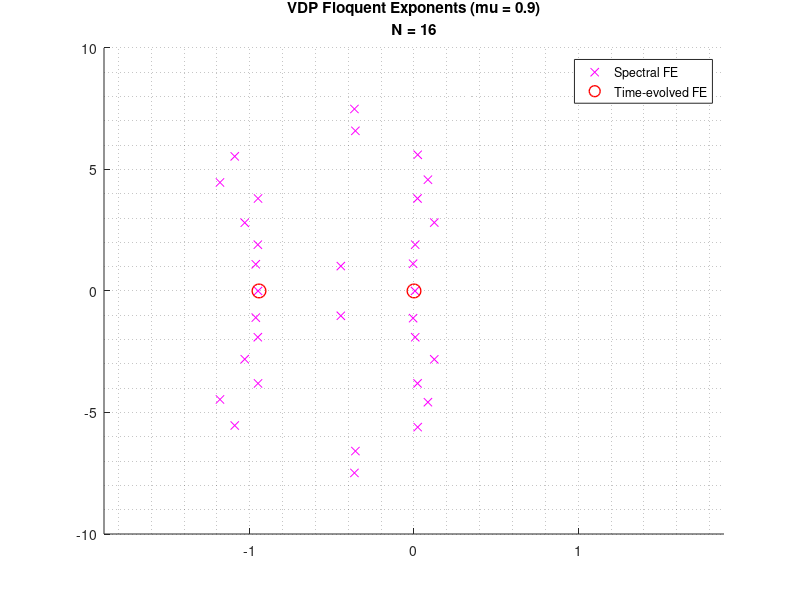

Recreate this plot in MATLAB. (Note: this script raises an error after producing the figure.)
clear all

load eigData

t = linspace(0,solnData.T,N+1); t(1) = [];

%% plotting floquet exponents
figure
hold on
p1 = plot(real(eigE),imag(eigE),'xm');
p2 = plot(real(FE),imag(FE),'or','LineWidth',1,'MarkerSize',10);
limSet = 2*max(abs(real(FE)));
xlim([-limSet,limSet]);
title_str1 = horzcat('VDP Floquent Exponents (mu = ',num2str(solnData.mu),')');
title_str2 = horzcat('N = ',num2str(N));
title({title_str1,title_str2});
grid minor
legend([p1,p2],{'Spectral FE','Time-evolved FE'});

% spurious near the center
% spurRe_center = 1.192; % N=100
% spurRe_center = 1.195; % N=50
% idx = find(abs(real(eigE)-spurRe_center)<1e-3);
% eigE(idx)

% good over the vertical line
goodRe_center = 2.383; % N=100
idx = find(abs(real(eigE)-goodRe_center)<1e-3);
eigE(idx)

PE_norm(1,:,:) = PE(1,:,:)./max(max(sqrt(PE(2,:,:).^2 + PE(1,:,:).^2)));
PE_norm(2,:,:) = PE(2,:,:)./max(max(sqrt(PE(2,:,:).^2 + PE(1,:,:).^2)));


%% plotting periodic eigenvectors
ff1 = figure;
pp1 = uipanel('Parent',ff1,'BorderType','none'); 
pp1.Title = horzcat('Periodic Eigenvectors (N = ',num2str(N),', mu = ',num2str(solnData.mu),')'); 
pp1.TitlePosition = 'centertop'; 
pp1.FontSize = 12;
pp1.FontWeight = 'bold';

MM = 1;

subplot(2,2,1,'parent',pp1)
plot(t,real(PE_norm(1,:,idx(MM))),'-r','LineWidth',1);
title('Re(u_1)/max||u||')
xlim([0,t(end)]);

subplot(2,2,2,'parent',pp1)
plot(t,imag(PE_norm(1,:,idx(MM))),'-r','LineWidth',1);
title('Im(u_1)/max||u||')
xlim([0,t(end)]);

subplot(2,2,3,'parent',pp1)
plot(t,real(PE_norm(2,:,idx(MM))),'-r','LineWidth',1);
title('Re(u_2)/max||u||')
xlim([0,t(end)]);

subplot(2,2,4,'parent',pp1)
plot(t,imag(PE_norm(2,:,idx(MM))),'-r','LineWidth',1);
title('Im(u_2)/max||u||')
xlim([0,t(end)]);
